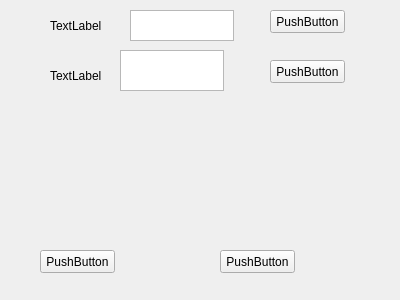
<?xml version="1.0" encoding="UTF-8"?>
<ui version="4.0">
 <class>Form</class>
 <widget class="QWidget" name="Form">
  <property name="geometry">
   <rect>
    <x>0</x>
    <y>0</y>
    <width>400</width>
    <height>300</height>
   </rect>
  </property>
  <property name="windowTitle">
   <string>Form</string>
  </property>
  <widget class="QPushButton" name="pushButton">
   <property name="geometry">
    <rect>
     <x>270</x>
     <y>10</y>
     <width>75</width>
     <height>23</height>
    </rect>
   </property>
   <property name="text">
    <string>PushButton</string>
   </property>
  </widget>
  <widget class="QPushButton" name="pushButton_2">
   <property name="geometry">
    <rect>
     <x>270</x>
     <y>60</y>
     <width>75</width>
     <height>23</height>
    </rect>
   </property>
   <property name="text">
    <string>PushButton</string>
   </property>
  </widget>
  <widget class="QPushButton" name="pushButton_3">
   <property name="geometry">
    <rect>
     <x>40</x>
     <y>250</y>
     <width>75</width>
     <height>23</height>
    </rect>
   </property>
   <property name="text">
    <string>PushButton</string>
   </property>
  </widget>
  <widget class="QPushButton" name="pushButton_4">
   <property name="geometry">
    <rect>
     <x>220</x>
     <y>250</y>
     <width>75</width>
     <height>23</height>
    </rect>
   </property>
   <property name="text">
    <string>PushButton</string>
   </property>
  </widget>
  <widget class="QLabel" name="label">
   <property name="geometry">
    <rect>
     <x>50</x>
     <y>20</y>
     <width>54</width>
     <height>12</height>
    </rect>
   </property>
   <property name="text">
    <string>TextLabel</string>
   </property>
  </widget>
  <widget class="QLabel" name="label_2">
   <property name="geometry">
    <rect>
     <x>50</x>
     <y>70</y>
     <width>54</width>
     <height>12</height>
    </rect>
   </property>
   <property name="text">
    <string>TextLabel</string>
   </property>
  </widget>
  <widget class="QTextEdit" name="textEdit">
   <property name="geometry">
    <rect>
     <x>130</x>
     <y>10</y>
     <width>104</width>
     <height>31</height>
    </rect>
   </property>
  </widget>
  <widget class="QTextEdit" name="textEdit_2">
   <property name="geometry">
    <rect>
     <x>120</x>
     <y>50</y>
     <width>104</width>
     <height>41</height>
    </rect>
   </property>
  </widget>
 </widget>
 <resources/>
 <connections/>
</ui>
